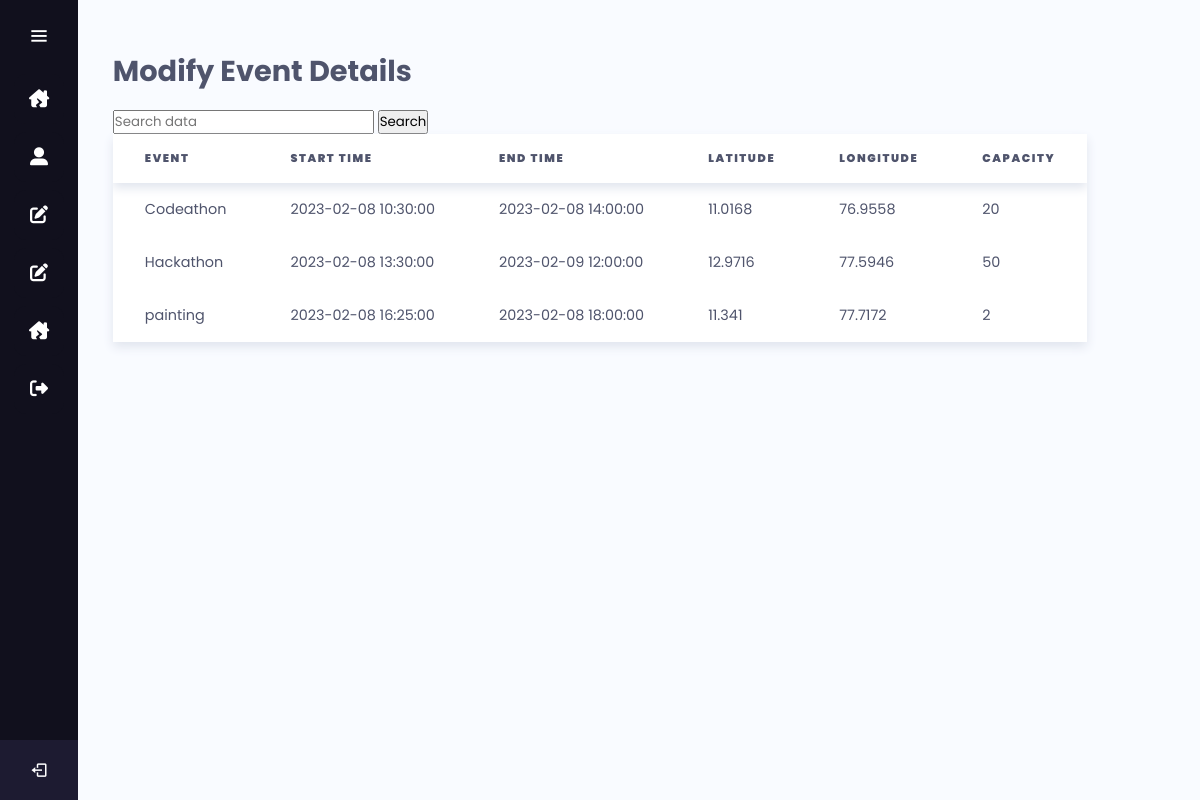
The page /edit_event.php on the database its author committed.
### tables this page shows
CREATE TABLE `event_details` (
  `name` varchar(255) NOT NULL,
  `start` datetime NOT NULL,
  `end` datetime NOT NULL,
  `lat` float NOT NULL,
  `lon` float NOT NULL,
  `capacity` int(11) DEFAULT NULL,
  `max` int(11) DEFAULT NULL
);

### edit_event.php (the view, shortened to what this page needs)
<?php
include 'admin_navbar.php';
?>
<!DOCTYPE html>
<html lang="en" dir="ltr">
<head>
  <link rel="stylesheet" href="admin_renewal_track.css">
  <link rel="stylesheet" href="admin_edit_user_style.php">
</head>
<body>
  <h1>Modify Event Details</h1><br>
  <form action="#modal" method="GET">
     <div class="input-group mb-3">
         <input type="text" name="search" required value="<?php if(isset($_GET['search'])){echo $_GET['search']; } ?>" class="form-control" placeholder="Search data">
         <button type="submit" class="btn btn-primary">Search</button>
     </div>
 </form>
  <table>
    <thead>
      <tr>
        <th>Event</th>
        <th>Start Time</th>
        <th>End Time</th>
        <th>Latitude</th>
        <th>Longitude</th>
        <th>Capacity</th>
      </tr>
    </thead>
    <tbody>
      <?php
        $query = "SELECT name, start, end, lat, lon, max FROM event_details;";
        $query_run = mysqli_query($conn, $query);
        if(mysqli_num_rows($query_run) > 0)
        {
            foreach($query_run as $items)
            {
                ?>
                <tr>
                    <td><?= $items['name']; ?></td>
                    <td><?= $items['start']; ?></td>
                    <td><?= $items['end']; ?></td>
                    <td><?= $items['lat']; ?></td>
                    <td><?= $items['lon']; ?></td>
                    <td><?= $items['max']; ?></td>
                </tr>
                <?php
            }
        }
        else
        {
            ?>
                <tr>
                    <td colspan="6">No Record Found</td>
                </tr>
            <?php
        }
?>
    </tbody>
  </table>
</body>
</html>

### admin_renewal_track.css (style rules this page uses)
*, *::before, *::after { box-sizing: border-box; margin: 0; padding: 0; }
body { font-family: Mukta, sans-serif; display: grid; justify-content: center; align-items: center; color: #4f546c; font-size: 0.9rem; background-color: #f9fbff; overflow: scroll; padding: 50px 10px; }
table { border-collapse: collapse; box-shadow: 0 5px 10px #e1e5ee; background-color: white; text-align: left; overflow: hidden; }
thead { box-shadow: 0 5px 10px #e1e5ee; }
th { padding: 1rem 2rem; text-transform: uppercase; letter-spacing: 0.1rem; font-size: 0.7rem; font-weight: 900; }
td { padding: 1rem 2rem; }

### rows shown on the page
event_details: name "Codeathon", start "2023-02-08 10:30:00", end "2023-02-08 14:00:00", lat "11.0168", lon "76.9558", max "20"
event_details: name "Hackathon", start "2023-02-08 13:30:00", end "2023-02-09 12:00:00", lat "12.9716", lon "77.5946", max "50"
event_details: name "painting", start "2023-02-08 16:25:00", end "2023-02-08 18:00:00", lat "11.341", lon "77.7172", max "2"
